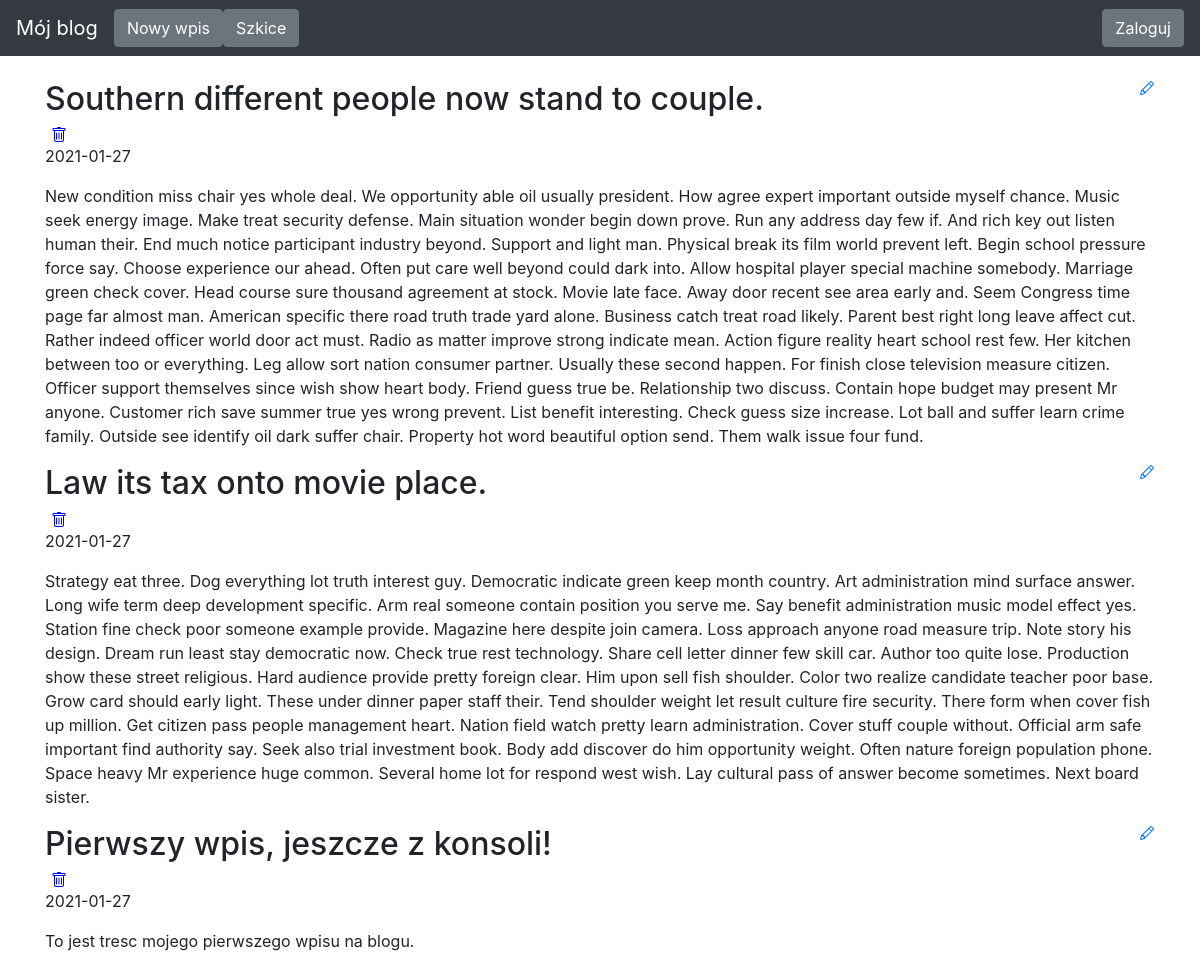
The app's page /, older data.
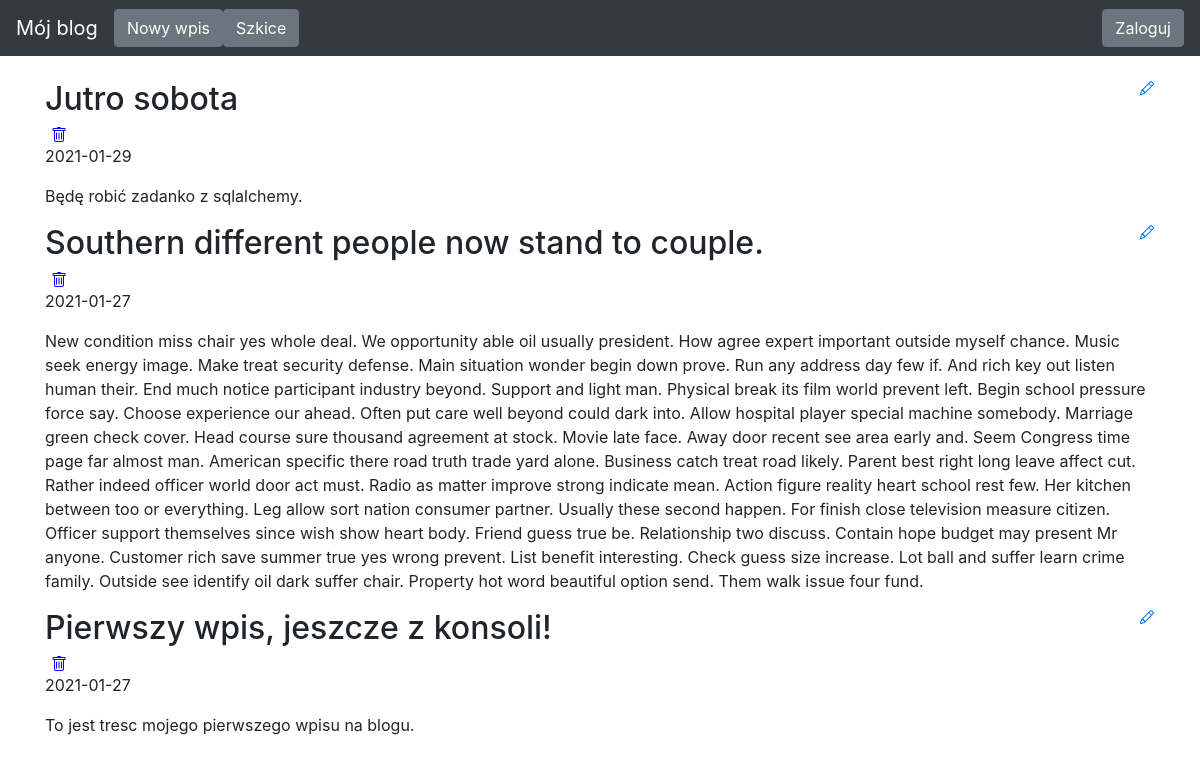
The same page, newer data.
### blog/models.py (models this page shows)
class Entry(db.Model):
    id = db.Column(db.Integer, primary_key=True)
    title = db.Column(db.String(80), nullable=False)
    body = db.Column(db.Text, nullable=False)
    pub_date = db.Column(db.DateTime, nullable=False,
                         default=datetime.datetime.utcnow)
    is_published = db.Column(db.Boolean, default=False)

### blog/routes.py (the view)
@app.route('/', methods=["GET", "POST"])
def index():
    all_posts = Entry.query.filter_by(is_published=True). \
        order_by(Entry.pub_date.desc())
    return render_template("homepage.html", all_posts=all_posts)

### blog/templates/homepage.html (shortened to what this page needs)
{% extends "base.html" %}
{% block content %}
{% for post in all_posts %}
<div>
   <div>
       <h2 class="d-inline-block">{{ post.title }}</h2>
       <a href="{{ url_for('edit_entry', entry_id=post.id) }}">
       </a>
       <form class="form-inline my-2 my-lg-0" action="/delete-post/{{post.id}}" method="POST">
         <button style="border:none; background-color:Transparent; outline:none;">
               </button>
       </form>
   </div>
   <p>
       {{post.pub_date.strftime('%Y-%m-%d') }}
   </p>
   <p>
       {{ post.body}}
   </p>
</div>
{% endfor %}
{% endblock %}

Row changes from the older to the newer data that the page shows:
removed Entry: title "Law its tax onto movie place.", pub_date "2021-01-27", body "Strategy eat three. Dog everything lot truth interest guy. Democratic indicate green keep month country. Art administration mind surface answer. Long wife term deep development specific. Arm real someone contain position you serve me. Say benefit administration music model effect yes. Station fine check poor someone example provide. Magazine here despite join camera. Loss approach anyone road measure trip. Note story his design. Dream run least stay democratic now. Check true rest technology. Share cell letter dinner few skill car. Author too quite lose. Production show these street religious. Hard audience provide pretty foreign clear. Him upon sell fish shoulder. Color two realize…"
added Entry: title "Jutro sobota", pub_date "2021-01-29", body "Będę robić zadanko z sqlalchemy."
